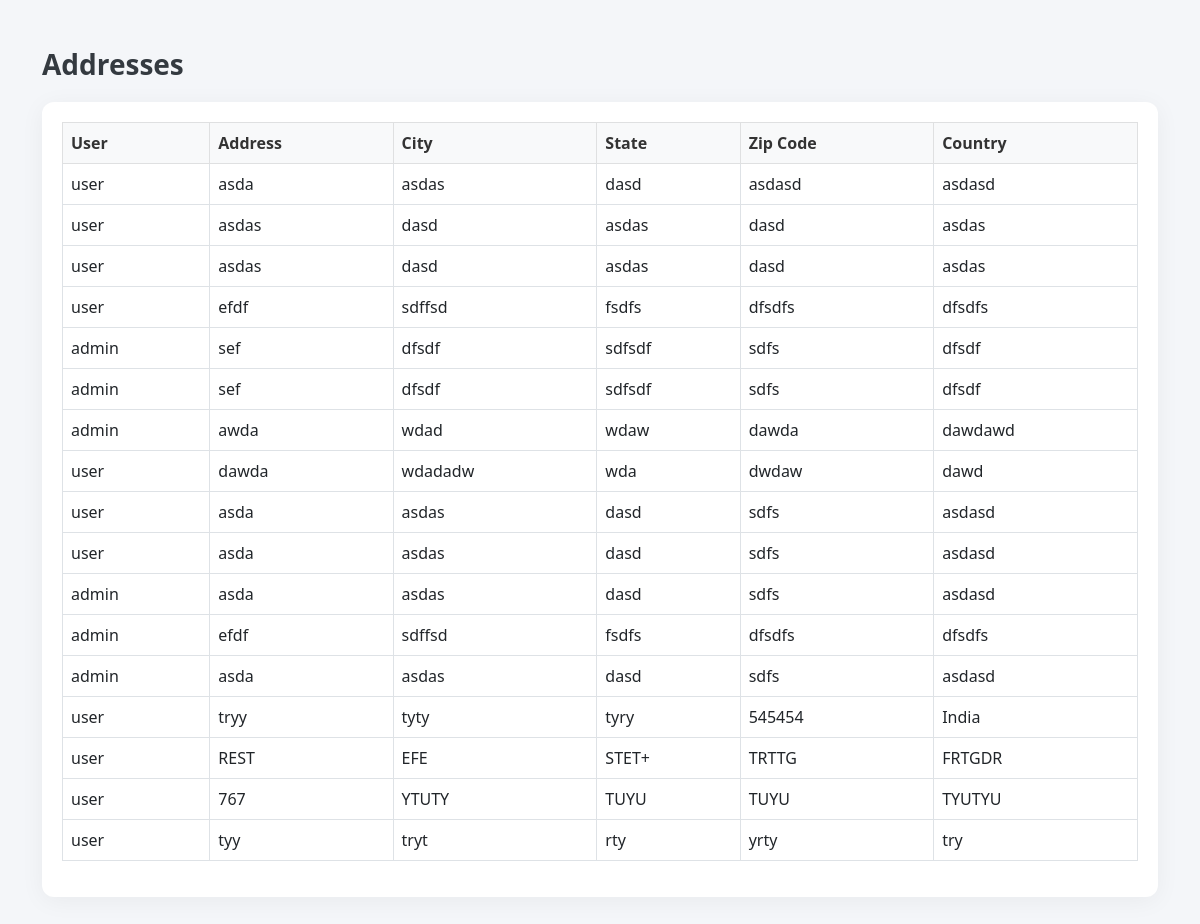
The page /address on the database its author committed.
### amazon_store/models.py (models this page shows)
class Address(models.Model):
    user = models.ForeignKey(User,on_delete=models.CASCADE)
    address = models.CharField(max_length=255)
    city = models.CharField(max_length=255)
    state = models.CharField(max_length=255)
    zip_code = models.CharField(max_length=10)
    country = models.CharField(max_length=255)

### amazon_store/views.py (the view)
# urls.py: path('address',views.address,name='address'),
def address(request):
    addresses = Address.objects.all()
    return render(request, 'admin/address.html', {'addresses': addresses})

### templates/admin/address.html (shortened to what this page needs)
<!DOCTYPE html>
<html lang="en">
<head>
    <link href="https://cdn.jsdelivr.net/npm/bootstrap@5.3.0/dist/css/bootstrap.min.css" rel="stylesheet">
</head>
<body>
    <div class="container my-5">
        <div class="col-md-12">
            <h3>Addresses</h3>
            <div class="table-responsive">
                <table class="table table-bordered table-hover align-middle">
                    <thead class="table-light">
                        <tr>
                            <th>User</th>
                            <th>Address</th>
                            <th>City</th>
                            <th>State</th>
                            <th>Zip Code</th>
                            <th>Country</th>
                        </tr>
                    </thead>
                    <tbody>
                        {% for address in addresses %}
                        <tr>
                            <td>{{ address.user.username }}</td>
                            <td>{{ address.address }}</td>
                            <td>{{ address.city }}</td>
                            <td>{{ address.state }}</td>
                            <td>{{ address.zip_code }}</td>
                            <td>{{ address.country }}</td>
                        </tr>
                        {% endfor %}
                    </tbody>
                </table>
            </div>
        </div>
    </div>
</body>
</html>

### templates/admin/address.html (style rules this page uses)
body { background-color: #f4f6f9; font-family: 'Segoe UI', Tahoma, Geneva, Verdana, sans-serif; }
h3 { font-weight: 600; color: #343a40; margin-bottom: 20px; }
.table-responsive { background: #fff; border-radius: 12px; box-shadow: 0 4px 25px rgba(0, 0, 0, 0.05); padding: 20px; }
.table th { background-color: #f8f9fa; color: #333; font-weight: 600; }
.table td, .table th { vertical-align: middle; }

### rows shown on the page
Address: user.username "user", address "asda", city "asdas", state "dasd", zip_code "asdasd", country "asdasd"
Address: user.username "user", address "asdas", city "dasd", state "asdas", zip_code "dasd", country "asdas"
Address: user.username "user", address "asdas", city "dasd", state "asdas", zip_code "dasd", country "asdas"
Address: user.username "user", address "efdf", city "sdffsd", state "fsdfs", zip_code "dfsdfs", country "dfsdfs"
Address: user.username "admin", address "sef", city "dfsdf", state "sdfsdf", zip_code "sdfs", country "dfsdf"
Address: user.username "admin", address "sef", city "dfsdf", state "sdfsdf", zip_code "sdfs", country "dfsdf"
Address: user.username "admin", address "awda", city "wdad", state "wdaw", zip_code "dawda", country "dawdawd"
Address: user.username "user", address "dawda", city "wdadadw", state "wda", zip_code "dwdaw", country "dawd"
Address: user.username "user", address "asda", city "asdas", state "dasd", zip_code "sdfs", country "asdasd"
Address: user.username "user", address "asda", city "asdas", state "dasd", zip_code "sdfs", country "asdasd"
Address: user.username "admin", address "asda", city "asdas", state "dasd", zip_code "sdfs", country "asdasd"
Address: user.username "admin", address "efdf", city "sdffsd", state "fsdfs", zip_code "dfsdfs", country "dfsdfs"
Address: user.username "admin", address "asda", city "asdas", state "dasd", zip_code "sdfs", country "asdasd"
Address: user.username "user", address "tryy", city "tyty", state "tyry", zip_code "545454", country "India"
Address: user.username "user", address "REST", city "EFE", state "STET+", zip_code "TRTTG", country "FRTGDR"
Address: user.username "user", address "767", city "YTUTY", state "TUYU", zip_code "TUYU", country "TYUTYU"
Address: user.username "user", address "tyy", city "tryt", state "rty", zip_code "yrty", country "try"
